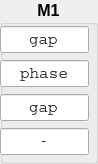
        <widget class="QGroupBox" name="groupBox_M1_record">
         <property name="font">
          <font>
           <pointsize>12</pointsize>
           <weight>75</weight>
           <bold>true</bold>
           <kerning>true</kerning>
          </font>
         </property>
         <property name="title">
          <string>M1</string>
         </property>
         <property name="alignment">
          <set>Qt::AlignHCenter|Qt::AlignTop</set>
         </property>
         <widget class="QLineEdit" name="lineEdit_plt_M1_x">
          <property name="geometry">
           <rect>
            <x>0</x>
            <y>26</y>
            <width>89</width>
            <height>27</height>
           </rect>
          </property>
          <property name="sizePolicy">
           <sizepolicy hsizetype="Fixed" vsizetype="Fixed">
            <horstretch>0</horstretch>
            <verstretch>0</verstretch>
           </sizepolicy>
          </property>
          <property name="font">
           <font>
            <family>Courier</family>
            <pointsize>12</pointsize>
            <weight>50</weight>
            <bold>false</bold>
           </font>
          </property>
          <property name="statusTip">
           <string>optic 1</string>
          </property>
          <property name="whatsThis">
           <string>first optic title</string>
          </property>
          <property name="text">
           <string>gap</string>
          </property>
          <property name="alignment">
           <set>Qt::AlignCenter</set>
          </property>
         </widget>
         <widget class="QLineEdit" name="lineEdit_plt_M1_Ry">
          <property name="geometry">
           <rect>
            <x>0</x>
            <y>60</y>
            <width>89</width>
            <height>27</height>
           </rect>
          </property>
          <property name="sizePolicy">
           <sizepolicy hsizetype="Fixed" vsizetype="Fixed">
            <horstretch>0</horstretch>
            <verstretch>0</verstretch>
           </sizepolicy>
          </property>
          <property name="font">
           <font>
            <family>Courier</family>
            <pointsize>12</pointsize>
            <weight>50</weight>
            <bold>false</bold>
           </font>
          </property>
          <property name="statusTip">
           <string>optic 1</string>
          </property>
          <property name="whatsThis">
           <string>first optic title</string>
          </property>
          <property name="text">
           <string>phase</string>
          </property>
          <property name="alignment">
           <set>Qt::AlignCenter</set>
          </property>
         </widget>
         <widget class="QLineEdit" name="lineEdit_plt_M1_Rz">
          <property name="enabled">
           <bool>true</bool>
          </property>
          <property name="geometry">
           <rect>
            <x>0</x>
            <y>94</y>
            <width>89</width>
            <height>27</height>
           </rect>
          </property>
          <property name="sizePolicy">
           <sizepolicy hsizetype="Fixed" vsizetype="Fixed">
            <horstretch>0</horstretch>
            <verstretch>0</verstretch>
           </sizepolicy>
          </property>
          <property name="font">
           <font>
            <family>Courier</family>
            <pointsize>12</pointsize>
            <weight>50</weight>
            <bold>false</bold>
           </font>
          </property>
          <property name="statusTip">
           <string>optic 1</string>
          </property>
          <property name="whatsThis">
           <string>first optic title</string>
          </property>
          <property name="text">
           <string>gap</string>
          </property>
          <property name="frame">
           <bool>true</bool>
          </property>
          <property name="alignment">
           <set>Qt::AlignCenter</set>
          </property>
          <property name="clearButtonEnabled">
           <bool>false</bool>
          </property>
         </widget>
         <widget class="QLineEdit" name="lineEdit_plt_M1_spare">
          <property name="enabled">
           <bool>true</bool>
          </property>
          <property name="geometry">
           <rect>
            <x>0</x>
            <y>128</y>
            <width>89</width>
            <height>27</height>
           </rect>
          </property>
          <property name="sizePolicy">
           <sizepolicy hsizetype="Fixed" vsizetype="Fixed">
            <horstretch>0</horstretch>
            <verstretch>0</verstretch>
           </sizepolicy>
          </property>
          <property name="font">
           <font>
            <family>Courier</family>
            <pointsize>12</pointsize>
            <weight>50</weight>
            <bold>false</bold>
           </font>
          </property>
          <property name="statusTip">
           <string>optic 1</string>
          </property>
          <property name="whatsThis">
           <string>first optic title</string>
          </property>
          <property name="text">
           <string>-</string>
          </property>
          <property name="frame">
           <bool>true</bool>
          </property>
          <property name="alignment">
           <set>Qt::AlignCenter</set>
          </property>
         </widget>
        </widget>
